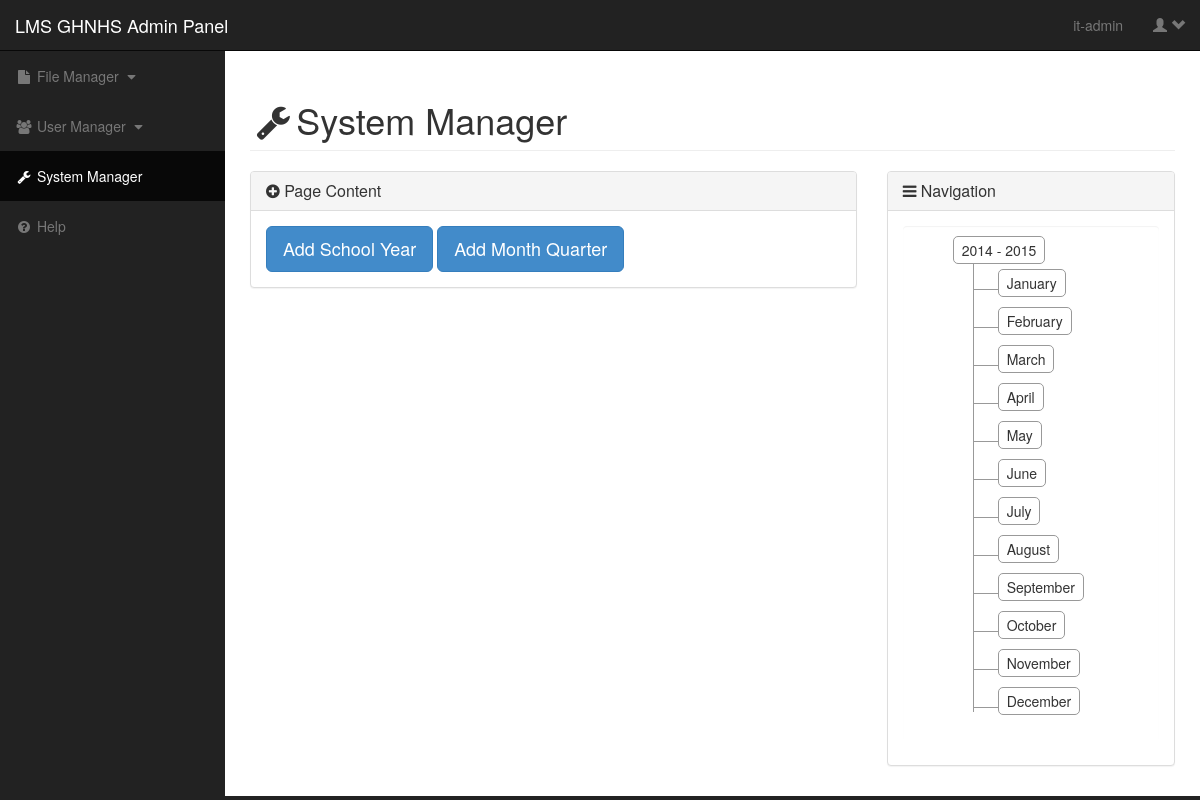
/admin_sm_page.php (signed in), run on the app's committed database.
### tables this page shows
CREATE TABLE IF NOT EXISTS `tbl_school_year` (
  `sy_id` int(11) NOT NULL AUTO_INCREMENT,
  `sy_start` year(4) NOT NULL COMMENT '(not sure)',
  `sy_end` year(4) NOT NULL COMMENT '(not sure)',
  PRIMARY KEY (`sy_id`)
);

CREATE TABLE IF NOT EXISTS `tbl_month` (
  `month_id` int(250) NOT NULL AUTO_INCREMENT,
  `month_name` varchar(250) NOT NULL,
  PRIMARY KEY (`month_id`)
);

### includes/nav_tree.php (the view, shortened to what this page needs)
<div class="tree" style="background:none;border:none;min-height:500px" >
	<ul>
		<?php
			$query= "SELECT * from tbl_school_year";
				$result = mysqli_query($conn,$query) or die (mysqli_error($conn));
				while($row = mysqli_fetch_array($result)){
					echo "<li class='schoolYear'><input type='hidden' value='testing'/><span><i class='icon-calendar'></i>$row[sy_start] - $row[sy_end]</span>";
					echo "<ul>";
						$query1 = "SELECT * from tbl_month";
						$result1 = mysqli_query($conn,$query1) or die (mysqli_error($conn));
						while($row1 = mysqli_fetch_array($result1)){
							echo "<li class='month'>
									<span class='monthNameSpan'>
										<input type='hidden' name='' class='hiddenMonth' value='$row1[month_id]' />
										$row1[month_name]
										<input type='hidden' name='' class='hiddenMonthName' value='$row1[month_name]' />
										<input type='hidden' name='' class='hiddenSYofThisMonth' value='$row[sy_start] - $row[sy_end]' />
									</span>";
							}
						echo "</li>";
					echo "</ul>";
				}
				echo"</li>"
		?>
	</ul>
</div>

### admin_sm_page.php (shortened to what this page needs)
<?php
	include "includes/config.php";
	if(($_SESSION["acc_type_name"])== "it_staff" ) {
?>
<!DOCTYPE html>
<html lang="en">
<head>
	<?php
	include("includes/tech_team_css_links.php");
?>
    <link href="css/bootstrap.min.css" rel="stylesheet">
    <link href="css/sb-admin.css" rel="stylesheet">
    <link href="css/plugins/morris.css" rel="stylesheet">
    <link href="fonts/font-awesome-4.1.0/css/font-awesome.min.css" rel="stylesheet" type="text/css">
</head>
<body>
    <div id="wrapper">
        <nav class="navbar navbar-inverse navbar-fixed-top" role="navigation">
            <div class="navbar-header">
                <a class="navbar-brand" href="#">LMS GHNHS Admin Panel</a>
            </div>
            <ul class="nav navbar-right top-nav">
				<?php
						include("includes/login_span_admin _pages.php");
				?>
            </ul>
            <div class="collapse navbar-collapse navbar-ex1-collapse">
                <ul class="nav navbar-nav side-nav">
                    <li  >
                        <a href="javascript:;" data-toggle="collapse" data-target="#fileManagerMenu"><i class="fa fa-fw fa-file"></i> File Manager <i class="fa fa-fw fa-caret-down"></i></a>
                    </li>
					<li >
                        <a href="javascript:;" data-toggle="collapse" data-target="#userManagerMenu"><i class="fa fa-fw fa-users"></i> User Manager <i class="fa fa-fw fa-caret-down"></i></a>
                    </li>
                    <li class="active">
                        <a href="admin_sm_page.php"><i class="fa fa-fw fa-wrench"></i> System Manager</a>
                    </li>
                    <li>
                        <a href="admin_help_page.php"><i class="fa fa-fw fa-question-circle"></i> Help</a>
                    </li>
                </ul>
            </div>
        </nav>
        <div id="page-wrapper">
            <div class="container-fluid">
                <div class="row">
                    <div class="col-lg-12">
                        <h1 class="page-header">
                             <i class="fa fa-fw fa-wrench"></i>System Manager
                        </h1>
                    </div>
                </div>
				<div class="row">
					<div class="col-lg-8">
                        <div class="panel panel-default">
                            <div class="panel-heading">
                                <h3 class="panel-title"><i class="fa fa-plus-circle"></i> Page Content</h3>
                            </div>
                            <div class="panel-body">
								<button class="btn btn-lg btn-primary">Add School Year</button>
								<button class="btn btn-lg btn-primary">Add Month Quarter</button>
                            </div>
                        </div>
                    </div>
					<div class="col-lg-4">
                        <div class="panel panel-default">
                            <div class="panel-heading">
                                <h3 class="panel-title"><i class="fa fa-bar-chart-o fa-bars"></i> Navigation</h3>
                            </div>
                            <div class="panel-body">
								<?php
									include("includes/nav_tree.php");
								?>
                            </div>
                        </div>
                    </div>
				</div>
            </div>
        </div>
    </div>
</body>
</html>
<?php
}else{
	header('location:index.php');
}
?>

### includes/tech_team_css_links.php (shortened to what this page needs)
<link rel="stylesheet" href="css/bootstrap.min.css" />
<link rel="stylesheet" href="css/nav-bar.css" />
<link rel="stylesheet" href="css/style-custom.css" />

### includes/login_span_admin _pages.php (shortened to what this page needs)
<?php
	if(isset($_SESSION["username"])){
		echo	"<ul class='nav navbar-nav navbar-right'>";
		echo	"<li><a>$_SESSION[username]</a></li>";
		echo	"<li class='dropdown'>";
			echo	"<a href='#' class='dropdown-toggle' data-toggle='dropdown'><i class='glyphicon glyphicon-user'></i> <i class='glyphicon glyphicon-chevron-down'></i></a>";
		echo	"</li>";
		echo	"</ul>";
	}else{
	echo	"<ul class='nav navbar-nav navbar-right'>";
	echo	"<li><a href='login.php'>Login</a></li>";
	}
?>

### css/nav-bar.css (style rules this page uses)
.tree { min-height:20px; padding:5px; margin-bottom:10px; background-color:#fbfbfb; border:1px solid #999; -webkit-border-radius:4px; -moz-border-radius:4px; border-radius:4px; -webkit-box-shadow:inset 0 1px 1px rgba(0, 0, 0, 0.05); -moz-box-shadow:inset 0 1px 1px rgba(0, 0, 0, 0.05); box-shadow:inset 0 1px 1px rgba(0, 0, 0, 0.05); overflow:auto; }
.tree li { list-style-type:none; margin:0; padding:5px; position:relative }
.tree li::before, .tree li::after { content:''; left:-20px; position:absolute; right:auto }
.tree li::before { border-left:1px solid #999; bottom:50px; height:100%; top:0; width:1px }
.tree li::after { border-top:1px solid #999; height:20px; top:25px; width:25px }
.tree li span { -moz-border-radius:5px; -webkit-border-radius:5px; border:1px solid #999; border-radius:5px; display:inline-block; padding:3px 8px; text-decoration:none }
.tree li.parent_li>span { cursor:pointer }
.tree>ul>li::before, .tree>ul>li::after { border:0 }
.tree li:last-child::before { height:30px }

### css/sb-admin.css (style rules this page uses)
body { margin-top: 100px; background-color: #222; }
@media (min-width:768px) { body { margin-top: 50px; } }
#wrapper { padding-left: 0; }
#page-wrapper { width: 100%; padding: 0; background-color: #fff; }
@media (min-width:768px) { #wrapper { padding-left: 225px; } }
@media (min-width:768px) { #page-wrapper { padding: 10px; } }
.top-nav { padding: 0 15px; }
@media (min-width:768px) { .side-nav { position: fixed; top: 51px; left: 225px; width: 225px; margin-left: -225px; border: none; border-radius: 0; overflow-y: auto; background-color: #222; } }
@media (min-width:768px) { .side-nav>li>a { width: 225px; } }

### data on the page
tbl_school_year: sy_start "2014", sy_end "2015"
tbl_month: month_name "January"
tbl_month: month_name "February"
tbl_month: month_name "March"
tbl_month: month_name "April"
tbl_month: month_name "May"
tbl_month: month_name "June"
tbl_month: month_name "July"
tbl_month: month_name "August"
tbl_month: month_name "September"
tbl_month: month_name "October"
tbl_month: month_name "November"
tbl_month: month_name "December"

### other printed values
$_SESSION[username] "it-admin"
